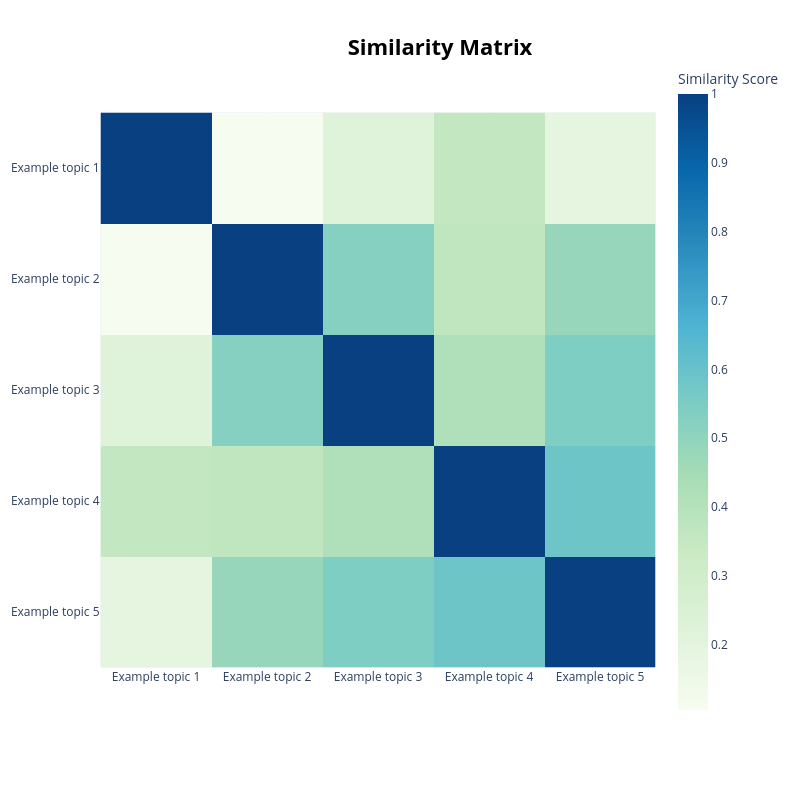

Notebook code cell kept with this figure:
### Markdown cell above
### Interactive similarity heatmap: which topics look related?

This heatmap compares **topic representations with each other**. It is different from the category heatmap above. Larger similarities suggest related representations; a diagonal cell compares a topic with itself.

Use it to select two related topics and check whether your names distinguish their articles meaningfully. Similarity does not establish that they should be merged.

### Code cell
if len(topic_words) >= 2:
    display(topic_model.visualize_heatmap(custom_labels=True))
else:
    print("Need at least two assigned topics for a similarity comparison.")

### Figure 1 — Plotly figure (JSON) as saved in the notebook; plotly's stock layout.template omitted (floating-point values rounded to 4 significant figures)
{"data": [{"coloraxis": "coloraxis", "hovertemplate": "x: %{x}<br>y: %{y}<br>Similarity Score: %{z}<extra></extra>", "name": "0", "type": "heatmap", "x": ["Example topic 1", "Example topic 2", "Example topic 3", "Example topic 4", "Example topic 5"], "xaxis": "x", "y": ["Example topic 1", "Example topic 2", "Example topic 3", "Example topic 4", "Example topic 5"], "yaxis": "y", "z": [[1.0, 0.1054, 0.2231, 0.3564, 0.1938], [0.1054, 1.0, 0.5267, 0.3665, 0.4842], [0.2231, 0.5267, 1.0, 0.415, 0.5419], [0.3564, 0.3665, 0.415, 1.0, 0.5854], [0.1938, 0.4842, 0.5419, 0.5854, 1.0]]}], "layout": {"coloraxis": {"autocolorscale": false, "colorbar": {"title": {"text": "Similarity Score"}}, "colorscale": [[0, "rgb(247,252,240)"], [0.125, "rgb(224,243,219)"], [0.25, "rgb(204,235,197)"], [0.375, "rgb(168,221,181)"], [0.5, "rgb(123,204,196)"], [0.625, "rgb(78,179,211)"], [0.75, "rgb(43,140,190)"], [0.875, "rgb(8,104,172)"], [1, "rgb(8,64,129)"]]}, "height": 800, "hoverlabel": {"bgcolor": "white", "font": {"family": "Rockwell", "size": 16}}, "legend": {"title": {"text": "Trend"}}, "margin": {"t": 60}, "showlegend": true, "title": {"font": {"color": "Black", "size": 22}, "text": "<b>Similarity Matrix</b>", "x": 0.55, "xanchor": "center", "y": 0.95, "yanchor": "top"}, "width": 800, "xaxis": {"anchor": "y", "constrain": "domain", "domain": [0, 1], "scaleanchor": "y"}, "yaxis": {"anchor": "x", "autorange": "reversed", "constrain": "domain", "domain": [0, 1]}}}
